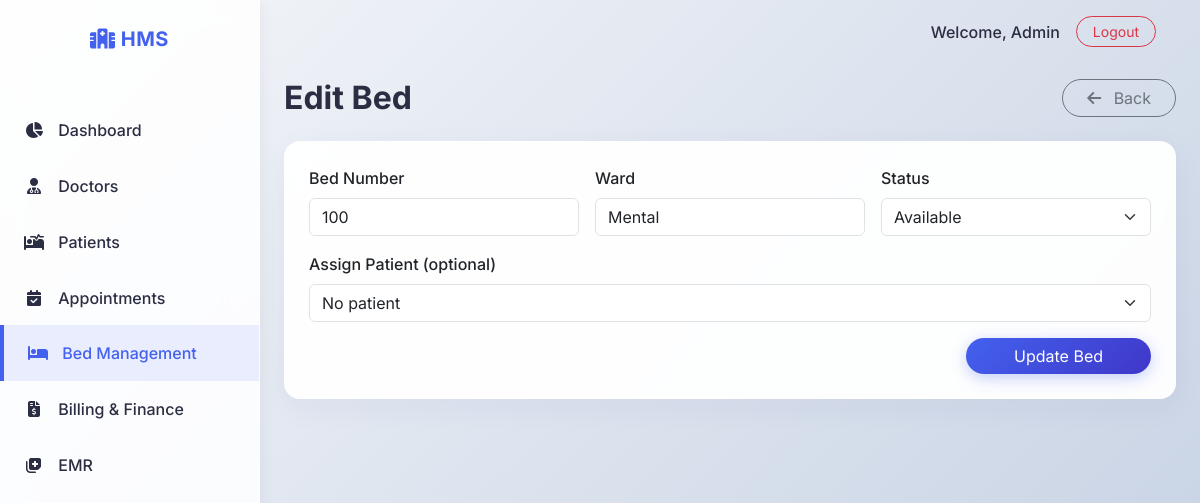
/beds/edit/1 (signed in), run on the app's committed database.
### models.py (models this page shows)
class Bed(db.Model):
    id = db.Column(db.Integer, primary_key=True)
    bed_number = db.Column(db.String(20), nullable=False, unique=True)
    ward = db.Column(db.String(100), nullable=False)
    status = db.Column(db.String(20), default='available') # available, occupied, maintenance
    patient_id = db.Column(db.Integer, db.ForeignKey('patient.id'), nullable=True)

### routes/beds.py (the view, shortened to what this page needs)
@beds_bp.route('/edit/<int:id>', methods=['GET', 'POST'])
@login_required
def edit_bed(id):
    bed = Bed.query.get_or_404(id)
    patients = Patient.query.all()
    return render_template('bed_form.html', bed=bed, patients=patients)

### app.py (called while the page is built)
@login_manager.user_loader
def load_user(user_id):
    return User.query.get(int(user_id))

### templates/bed_form.html (shortened to what this page needs)
{% extends "base.html" %}
{% block content %}
<div class="d-flex justify-content-between align-items-center mb-4">
    <h2 class="fw-bold mb-0">{% if bed %}Edit{% else %}Add{% endif %} Bed</h2>
    <a href="{{ url_for('beds.list_beds') }}" class="btn btn-outline-secondary rounded-pill px-4">
        <i class="fa-solid fa-arrow-left me-2"></i> Back
    </a>
</div>
<div class="card glass p-4">
    <form method="POST" action="{% if bed %}{{ url_for('beds.edit_bed', id=bed.id) }}{% else %}{{ url_for('beds.add_bed') }}{% endif %}">
        <div class="row g-3 mb-3">
            <div class="col-md-4">
                <label class="form-label fw-medium">Bed Number</label>
                <input type="text" name="bed_number" class="form-control" value="{{ bed.bed_number if bed else '' }}" required>
            </div>
            <div class="col-md-4">
                <label class="form-label fw-medium">Ward</label>
                <input type="text" name="ward" class="form-control" value="{{ bed.ward if bed else '' }}" required>
            </div>
            <div class="col-md-4">
                <label class="form-label fw-medium">Status</label>
                <select name="status" class="form-select">
                    <option value="available" {% if bed and bed.status=='available' %}selected{% endif %}>Available</option>
                </select>
            </div>
        </div>
        <div class="mb-3">
            <label class="form-label fw-medium">Assign Patient (optional)</label>
            <select name="patient_id" class="form-select">
                <option value="">No patient</option>
            </select>
        </div>
        <div class="text-end">
            <button type="submit" class="btn btn-primary rounded-pill px-5">{% if bed %}Update{% else %}Save{% endif %} Bed</button>
        </div>
    </form>
</div>
{% endblock %}

### static/css/style.css (style rules this page uses)
:root { --primary-color: #4361ee; --secondary-color: #3f37c9; --accent-color: #4cc9f0; --bg-color: #f8f9fa; --text-main: #2b2d42; --text-muted: #6c757d; --sidebar-bg: rgba(255, 255, 255, 0.85); --card-bg: rgba(255, 255, 255, 0.95); }
body { font-family: 'Inter', sans-serif; background: linear-gradient(135deg, #f5f7fa 0%, #c3cfe2 100%); background-attachment: fixed; color: var(--text-main); min-height: 100vh; }
.glass { background: var(--card-bg); backdrop-filter: blur(10px); -webkit-backdrop-filter: blur(10px); border: 1px solid rgba(255, 255, 255, 0.3); border-radius: 1rem; box-shadow: 0 8px 32px rgba(31, 38, 135, 0.05); }
.btn-primary { background: linear-gradient(135deg, var(--primary-color), var(--secondary-color)); border: none; box-shadow: 0 4px 15px rgba(67, 97, 238, 0.3); transition: all 0.3s ease; }

### data on the page
Bed: bed_number "100", ward "Mental", status "Available"
